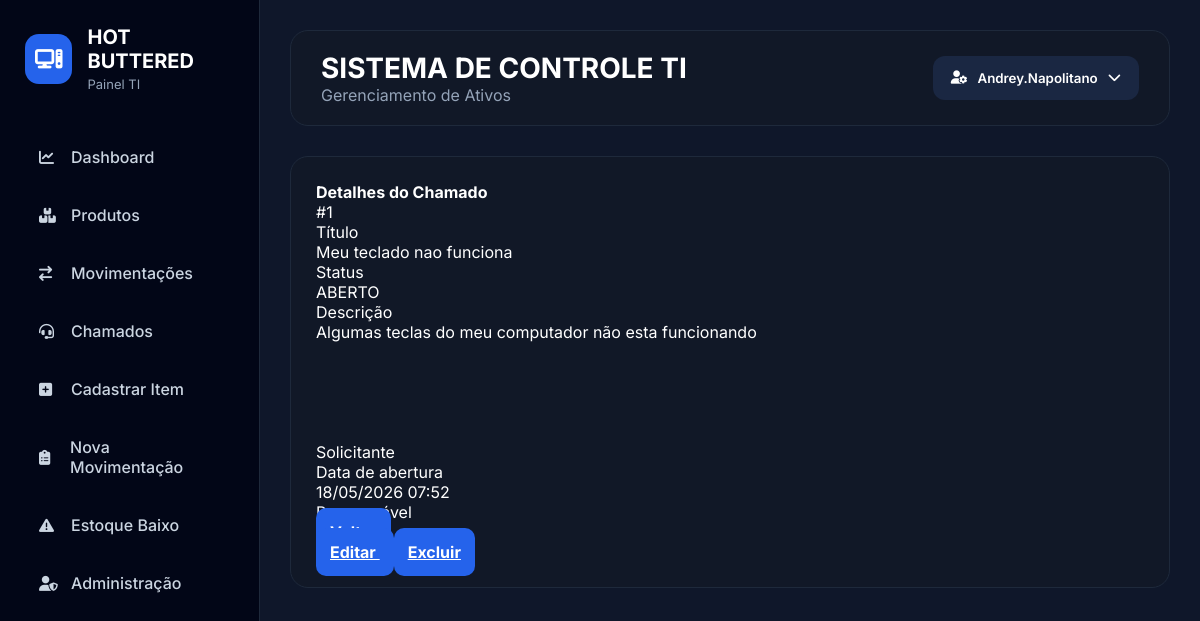
The page /chamado/1/ (signed in) on the database its author committed.
### estoque/models.py (models this page shows, shortened)
class Chamado(models.Model):
    CATEGORIAS = (
        ('SUPORTE', 'Suporte'),
        ('REQUISICAO', 'Requisição'),
    )
    STATUS = (
        ('ABERTO', 'Aberto'),
        ('ANDAMENTO', 'Em andamento'),
        ('FINALIZADO', 'Finalizado'),
    )
    usuario = models.ForeignKey(User, on_delete=models.CASCADE)
    titulo = models.CharField(max_length=200)
    categoria = models.CharField(
        max_length=20,
        choices=CATEGORIAS
    )
    descricao = models.TextField()
    status = models.CharField(
        max_length=20,
        choices=STATUS,
        default='ABERTO'
    )
    data_abertura = models.DateTimeField(auto_now_add=True)

### estoque/views.py (the view)
@login_required
def detalhe_chamado(request, id):
    if not request.user.is_staff:
        return HttpResponseForbidden("Acesso negado.")
    chamado = get_object_or_404(Chamado, id=id)
    if request.method == 'POST':
        novo_status = request.POST.get('status')
        chamado.status = novo_status
        chamado.save()
        return redirect('detalhe_chamado', id=chamado.id)
    return render(request, 'estoque/detalhe_chamado.html', {
        'chamado': chamado
    })

### estoque/templates/estoque/detalhe_chamado.html (shortened to what this page needs)
{% extends 'estoque/base.html' %}
{% block content %}
<div class="container mt-4">
    <div class="card shadow-sm border-0">
        <div class="card-header bg-primary text-white d-flex justify-content-between align-items-center">
            <h4 class="mb-0">
                Detalhes do Chamado
            </h4>
            <span class="badge bg-light text-dark">
                #{{ chamado.id }}
            </span>
        </div>
        <div class="card-body">
            <div class="row mb-3">
                <div class="col-md-6">
                    <label class="fw-bold text-muted">Título</label>
                    <div class="form-control bg-light">
                        {{ chamado.titulo }}
                    </div>
                </div>
                <div class="col-md-6">
                    <label class="fw-bold text-muted">Status</label>
                    <div>
                        {% if chamado.status == 'ABERTO' %}
                            <span class="badge bg-success">
                                {{ chamado.status }}
                            </span>
                        {% elif chamado.status == 'EM_ANDAMENTO' %}
                            <span class="badge bg-warning text-dark">
                                Em andamento
                            </span>
                        {% else %}
                            <span class="badge bg-secondary">
                                {{ chamado.status }}
                            </span>
                        {% endif %}
                    </div>
                </div>
            </div>
            <div class="mb-3">
                <label class="fw-bold text-muted">Descrição</label>
                <div class="form-control bg-light" style="min-height: 120px;">
                    {{ chamado.descricao }}
                </div>
            </div>
            <div class="row mb-3">
                <div class="col-md-4">
                    <label class="fw-bold text-muted">Solicitante</label>
                </div>
                <div class="col-md-4">
                    <label class="fw-bold text-muted">Data de abertura</label>
                    <div class="form-control bg-light">
                        {{ chamado.data_abertura|date:"d/m/Y H:i" }}
                    </div>
                </div>
                <div class="col-md-4">
                    <label class="fw-bold text-muted">Responsável</label>
                </div>
            </div>
        </div>
        <div class="card-footer bg-white d-flex justify-content-between">
    <a href="{% url 'chamados_admin' %}" class="btn btn-secondary">
    </a>
    <div>
        <a href="{% url 'editar_chamado' chamado.id %}" class="btn btn-warning">
            Editar
        </a>
        <a href="{% url 'excluir_chamado' chamado.id %}" class="btn btn-danger">
            Excluir
        </a>
    </div>
</div>
{% endblock %}

### estoque/templates/estoque/base.html (shortened to what this page needs)
{% load static %}
<!DOCTYPE html>
<html lang="pt-br">
<head>
    <link rel="stylesheet"
        href="https://cdnjs.cloudflare.com/ajax/libs/font-awesome/6.5.2/css/all.min.css">
    <link rel="stylesheet" href="{% static 'css/style.css' %}">
</head>
<body>
    <aside class="sidebar">
        <div class="logo-area">
            <div class="logo-icon">
                <i class="fa-solid fa-computer"></i>
            </div>
            <div>
                <h2>HOT BUTTERED</h2>
                <span>Painel TI</span>
            </div>
        </div>
        <nav class="menu">
            {% if request.user.is_staff %}
                <a href="{% url 'dashboard' %}">
                    <i class="fa-solid fa-chart-line"></i>
                    Dashboard
                </a>
                <a href="{% url 'produtos' %}">
                    <i class="fa-solid fa-boxes-stacked"></i>
                    Produtos
                </a>
                <a href="{% url 'movimentacoes' %}">
                    <i class="fa-solid fa-arrow-right-arrow-left"></i>
                    Movimentações
                </a>
<a href="{% url 'chamados_admin' %}">
                    <i class="fa-solid fa-headset"></i>
                    Chamados
                </a>
                <a href="{% url 'cadastrar_item' %}">
                    <i class="fa-solid fa-square-plus"></i>
                    Cadastrar Item
                </a>
                <a href="{% url 'cadastrar_movimentacao' %}">
                    <i class="fa-solid fa-clipboard-list"></i>
                    Nova Movimentação
                </a>
                <a href="{% url 'estoque_baixo' %}">
                    <i class="fa-solid fa-triangle-exclamation"></i>
                    Estoque Baixo
                </a>
                <a href="/admin/">
                    <i class="fa-solid fa-user-shield"></i>
                    Administração
                </a>
            {% endif %}
        </nav>
    </aside>
    <main class="content">
        <div class="topbar">
            <div>
                <h1>SISTEMA DE CONTROLE TI</h1>
                <p>Gerenciamento de Ativos</p>
            </div>
            <div class="usuario-dropdown">
                <button class="usuario-btn">
                    <i class="fa-solid fa-user-gear"></i>
                    {{ request.user.username }}
                    <i class="fa-solid fa-chevron-down"></i>
                </button>
            </div>
        </div>
        <div class="main-content">
            {% block content %}
            {% endblock %}
        </div>
    </main>
</body>
</html>

### estoque/static/css/style.css (style rules this page uses)
* { margin:0; padding:0; box-sizing:border-box; font-family:'Inter', sans-serif; }
html, body { background:#0f172a; color:#e2e8f0; }
body { display:flex; }
.sidebar { width:260px; height:100vh; background:#020617; border-right:1px solid #1e293b; padding:25px; position:fixed; top:0; left:0; }
.logo-area { display:flex; align-items:center; gap:15px; margin-bottom:40px; }
.logo-icon { width:50px; height:50px; background:#2563eb; display:flex; align-items:center; justify-content:center; border-radius:14px; }
.logo-icon i { font-size:22px; color:white; }
.logo-area h2 { color:white; font-size:20px; }
.logo-area span { color:#94a3b8; font-size:13px; }
.menu { display:flex; flex-direction:column; gap:10px; }
.menu a { display:flex; align-items:center; gap:12px; color:#cbd5e1; text-decoration:none; padding:14px; border-radius:10px; transition:0.3s; font-weight:500; }
.menu a i { width:20px; font-size:15px; }
.content { margin-left:260px; width:calc(100% - 260px); min-height:100vh; padding:30px; background:#0f172a; }
.topbar { width:100%; background:#111827; border:1px solid #1e293b; border-radius:18px; padding:20px 30px; display:flex; justify-content:space-between; align-items:center; margin-bottom:30px; }
.topbar h1 { color:white; font-size:28px; }
.topbar p { color:#94a3b8; }
.usuario-dropdown { position:relative; }
.usuario-btn { background:#1a2742; border:none; color:white; padding:14px 18px; border-radius:12px; cursor:pointer; font-weight:600; display:flex; align-items:center; gap:10px; transition:0.3s; }
.card { flex:1; min-width:220px; background:#111827; border:1px solid #1e293b; border-radius:18px; padding:25px; transition:0.3s; text-decoration:none; color:white; cursor:pointer; }
.btn { background:#2563eb; color:white; border:none; padding:14px; border-radius:10px; cursor:pointer; transition:0.3s; font-weight:bold; }
.main-content { background:transparent; }
h1, h2, h3, p, td, th { color:#f8fafc; }

### rows shown on the page
Chamado: id "1", titulo "Meu teclado nao funciona", status "ABERTO", descricao "Algumas teclas do meu computador não esta funcionando", data_abertura "18/05/2026 07:52"

### other values the page prints
{{ request.user.username }} "Andrey.Napolitano"
